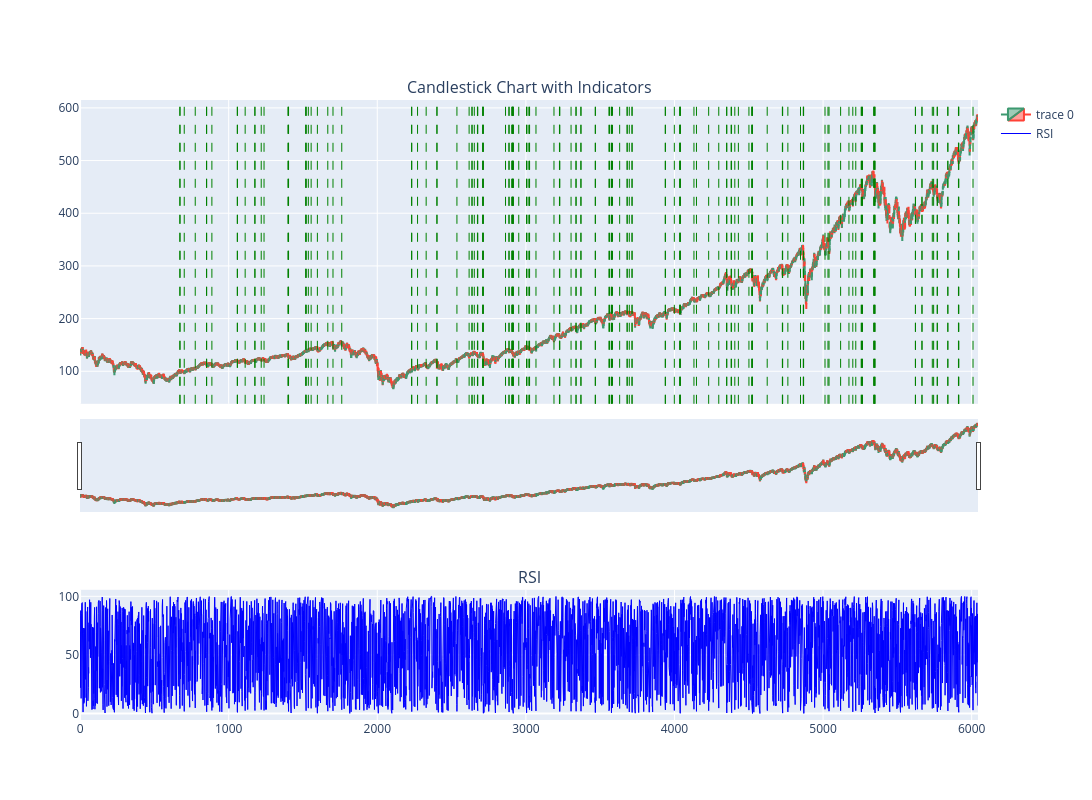

This figure's notebook cell:
### Code cell
stock = 'SPY'
startDate = '2000-01-01'
interval = '1d'  # Using 1-hour timeframe

# Import the data
df = import_data(stock, startDate, interval)

df = add_total_signal(df)

# Run the backtest
results = get_parameters(df)
print(results)
print(results['_trades'])
print_candles(df)
# print(df[df['rsi_signal'] != 0])
# test_full_strategy()

### Figure 1 — Plotly figure (JSON) as saved in the notebook; plotly's stock layout.template omitted (floating-point values rounded to 4 significant figures; data arrays with more than 128 entries replaced by an {"elided": "..."} marker saying what was removed)
{"data": [{"close": {"elided": "6043 float values"}, "high": {"elided": "6043 float values"}, "low": {"elided": "6043 float values"}, "open": {"elided": "6043 float values"}, "type": "candlestick", "x": {"elided": "6043 int values"}, "xaxis": "x", "yaxis": "y"}, {"line": {"color": "blue", "width": 1}, "name": "RSI", "type": "scatter", "x": {"elided": "6043 int values"}, "xaxis": "x2", "y": {"elided": "6043 float values"}, "yaxis": "y2"}], "layout": {"annotations": [{"font": {"size": 16}, "showarrow": false, "text": "Candlestick Chart with Indicators", "x": 0.5, "xanchor": "center", "xref": "paper", "y": 1, "yanchor": "bottom", "yref": "paper"}, {"font": {"size": 16}, "showarrow": false, "text": "RSI", "x": 0.5, "xanchor": "center", "xref": "paper", "y": 0.21, "yanchor": "bottom", "yref": "paper"}], "height": 800, "shapes": [{"line": {"color": "green", "dash": "dash", "width": 1}, "type": "line", "x0": 671, "x1": 671, "xref": "x", "y0": 0, "y1": 1, "yref": "y domain"}, {"line": {"color": "green", "dash": "dash", "width": 1}, "type": "line", "x0": 673, "x1": 673, "xref": "x", "y0": 0, "y1": 1, "yref": "y domain"}, {"line": {"color": "green", "dash": "dash", "width": 1}, "type": "line", "x0": 701, "x1": 701, "xref": "x", "y0": 0, "y1": 1, "yref": "y domain"}, {"line": {"color": "green", "dash": "dash", "width": 1}, "type": "line", "x0": 775, "x1": 775, "xref": "x", "y0": 0, "y1": 1, "yref": "y domain"}, {"line": {"color": "green", "dash": "dash", "width": 1}, "type": "line", "x0": 851, "x1": 851, "xref": "x", "y0": 0, "y1": 1, "yref": "y domain"}, {"line": {"color": "green", "dash": "dash", "width": 1}, "type": "line", "x0": 852, "x1": 852, "xref": "x", "y0": 0, "y1": 1, "yref": "y domain"}, {"line": {"color": "green", "dash": "dash", "width": 1}, "type": "line", "x0": 887, "x1": 887, "xref": "x", "y0": 0, "y1": 1, "yref": "y domain"}, {"line": {"color": "green", "dash": "dash", "width": 1}, "type": "line", "x0": 1058, "x1": 1058, "xref": "x", "y0": 0, "y1": 1, "yref": "y domain"}, {"line": {"color": "green", "dash": "dash", "width": 1}, "type": "line", "x0": 1059, "x1": 1059, "xref": "x", "y0": 0, "y1": 1, "yref": "y domain"}, {"line": {"color": "green", "dash": "dash", "width": 1}, "type": "line", "x0": 1111, "x1": 1111, "xref": "x", "y0": 0, "y1": 1, "yref": "y domain"}, {"line": {"color": "green", "dash": "dash", "width": 1}, "type": "line", "x0": 1176, "x1": 1176, "xref": "x", "y0": 0, "y1": 1, "yref": "y domain"}, {"line": {"color": "green", "dash": "dash", "width": 1}, "type": "line", "x0": 1177, "x1": 1177, "xref": "x", "y0": 0, "y1": 1, "yref": "y domain"}, {"line": {"color": "green", "dash": "dash", "width": 1}, "type": "line", "x0": 1219, "x1": 1219, "xref": "x", "y0": 0, "y1": 1, "yref": "y domain"}, {"line": {"color": "green", "dash": "dash", "width": 1}, "type": "line", "x0": 1238, "x1": 1238, "xref": "x", "y0": 0, "y1": 1, "yref": "y domain"}, {"line": {"color": "green", "dash": "dash", "width": 1}, "type": "line", "x0": 1399, "x1": 1399, "xref": "x", "y0": 0, "y1": 1, "yref": "y domain"}, {"line": {"color": "green", "dash": "dash", "width": 1}, "type": "line", "x0": 1402, "x1": 1402, "xref": "x", "y0": 0, "y1": 1, "yref": "y domain"}, {"line": {"color": "green", "dash": "dash", "width": 1}, "type": "line", "x0": 1403, "x1": 1403, "xref": "x", "y0": 0, "y1": 1, "yref": "y domain"}, {"line": {"color": "green", "dash": "dash", "width": 1}, "type": "line", "x0": 1519, "x1": 1519, "xref": "x", "y0": 0, "y1": 1, "yref": "y domain"}, {"line": {"color": "green", "dash": "dash", "width": 1}, "type": "line", "x0": 1520, "x1": 1520, "xref": "x", "y0": 0, "y1": 1, "yref": "y domain"}, {"line": {"color": "green", "dash": "dash", "width": 1}, "type": "line", "x0": 1521, "x1": 1521, "xref": "x", "y0": 0, "y1": 1, "yref": "y domain"}, {"line": {"color": "green", "dash": "dash", "width": 1}, "type": "line", "x0": 1536, "x1": 1536, "xref": "x", "y0": 0, "y1": 1, "yref": "y domain"}, {"line": {"color": "green", "dash": "dash", "width": 1}, "type": "line", "x0": 1555, "x1": 1555, "xref": "x", "y0": 0, "y1": 1, "yref": "y domain"}, {"line": {"color": "green", "dash": "dash", "width": 1}, "type": "line", "x0": 1597, "x1": 1597, "xref": "x", "y0": 0, "y1": 1, "yref": "y domain"}, {"line": {"color": "green", "dash": "dash", "width": 1}, "type": "line", "x0": 1667, "x1": 1667, "xref": "x", "y0": 0, "y1": 1, "yref": "y domain"}, {"line": {"color": "green", "dash": "dash", "width": 1}, "type": "line", "x0": 1702, "x1": 1702, "xref": "x", "y0": 0, "y1": 1, "yref": "y domain"}, {"line": {"color": "green", "dash": "dash", "width": 1}, "type": "line", "x0": 1761, "x1": 1761, "xref": "x", "y0": 0, "y1": 1, "yref": "y domain"}, {"line": {"color": "green", "dash": "dash", "width": 1}, "type": "line", "x0": 2231, "x1": 2231, "xref": "x", "y0": 0, "y1": 1, "yref": "y domain"}, {"line": {"color": "green", "dash": "dash", "width": 1}, "type": "line", "x0": 2232, "x1": 2232, "xref": "x", "y0": 0, "y1": 1, "yref": "y domain"}, {"line": {"color": "green", "dash": "dash", "width": 1}, "type": "line", "x0": 2271, "x1": 2271, "xref": "x", "y0": 0, "y1": 1, "yref": "y domain"}, {"line": {"color": "green", "dash": "dash", "width": 1}, "type": "line", "x0": 2329, "x1": 2329, "xref": "x", "y0": 0, "y1": 1, "yref": "y domain"}, {"line": {"color": "green", "dash": "dash", "width": 1}, "type": "line", "x0": 2401, "x1": 2401, "xref": "x", "y0": 0, "y1": 1, "yref": "y domain"}, {"line": {"color": "green", "dash": "dash", "width": 1}, "type": "line", "x0": 2402, "x1": 2402, "xref": "x", "y0": 0, "y1": 1, "yref": "y domain"}, {"line": {"color": "green", "dash": "dash", "width": 1}, "type": "line", "x0": 2536, "x1": 2536, "xref": "x", "y0": 0, "y1": 1, "yref": "y domain"}, {"line": {"color": "green", "dash": "dash", "width": 1}, "type": "line", "x0": 2618, "x1": 2618, "xref": "x", "y0": 0, "y1": 1, "yref": "y domain"}, {"line": {"color": "green", "dash": "dash", "width": 1}, "type": "line", "x0": 2637, "x1": 2637, "xref": "x", "y0": 0, "y1": 1, "yref": "y domain"}, {"line": {"color": "green", "dash": "dash", "width": 1}, "type": "line", "x0": 2638, "x1": 2638, "xref": "x", "y0": 0, "y1": 1, "yref": "y domain"}, {"line": {"color": "green", "dash": "dash", "width": 1}, "type": "line", "x0": 2653, "x1": 2653, "xref": "x", "y0": 0, "y1": 1, "yref": "y domain"}, {"line": {"color": "green", "dash": "dash", "width": 1}, "type": "line", "x0": 2674, "x1": 2674, "xref": "x", "y0": 0, "y1": 1, "yref": "y domain"}, {"line": {"color": "green", "dash": "dash", "width": 1}, "type": "line", "x0": 2675, "x1": 2675, "xref": "x", "y0": 0, "y1": 1, "yref": "y domain"}, {"line": {"color": "green", "dash": "dash", "width": 1}, "type": "line", "x0": 2676, "x1": 2676, "xref": "x", "y0": 0, "y1": 1, "yref": "y domain"}, {"line": {"color": "green", "dash": "dash", "width": 1}, "type": "line", "x0": 2710, "x1": 2710, "xref": "x", "y0": 0, "y1": 1, "yref": "y domain"}, {"line": {"color": "green", "dash": "dash", "width": 1}, "type": "line", "x0": 2711, "x1": 2711, "xref": "x", "y0": 0, "y1": 1, "yref": "y domain"}, {"line": {"color": "green", "dash": "dash", "width": 1}, "type": "line", "x0": 2712, "x1": 2712, "xref": "x", "y0": 0, "y1": 1, "yref": "y domain"}, {"line": {"color": "green", "dash": "dash", "width": 1}, "type": "line", "x0": 2713, "x1": 2713, "xref": "x", "y0": 0, "y1": 1, "yref": "y domain"}, {"line": {"color": "green", "dash": "dash", "width": 1}, "type": "line", "x0": 2863, "x1": 2863, "xref": "x", "y0": 0, "y1": 1, "yref": "y domain"}, {"line": {"color": "green", "dash": "dash", "width": 1}, "type": "line", "x0": 2886, "x1": 2886, "xref": "x", "y0": 0, "y1": 1, "yref": "y domain"}, {"line": {"color": "green", "dash": "dash", "width": 1}, "type": "line", "x0": 2887, "x1": 2887, "xref": "x", "y0": 0, "y1": 1, "yref": "y domain"}, {"line": {"color": "green", "dash": "dash", "width": 1}, "type": "line", "x0": 2905, "x1": 2905, "xref": "x", "y0": 0, "y1": 1, "yref": "y domain"}, {"line": {"color": "green", "dash": "dash", "width": 1}, "type": "line", "x0": 2908, "x1": 2908, "xref": "x", "y0": 0, "y1": 1, "yref": "y domain"}, {"line": {"color": "green", "dash": "dash", "width": 1}, "type": "line", "x0": 2911, "x1": 2911, "xref": "x", "y0": 0, "y1": 1, "yref": "y domain"}, {"line": {"color": "green", "dash": "dash", "width": 1}, "type": "line", "x0": 2912, "x1": 2912, "xref": "x", "y0": 0, "y1": 1, "yref": "y domain"}, {"line": {"color": "green", "dash": "dash", "width": 1}, "type": "line", "x0": 2913, "x1": 2913, "xref": "x", "y0": 0, "y1": 1, "yref": "y domain"}, {"line": {"color": "green", "dash": "dash", "width": 1}, "type": "line", "x0": 2914, "x1": 2914, "xref": "x", "y0": 0, "y1": 1, "yref": "y domain"}, {"line": {"color": "green", "dash": "dash", "width": 1}, "type": "line", "x0": 2915, "x1": 2915, "xref": "x", "y0": 0, "y1": 1, "yref": "y domain"}, {"line": {"color": "green", "dash": "dash", "width": 1}, "type": "line", "x0": 2952, "x1": 2952, "xref": "x", "y0": 0, "y1": 1, "yref": "y domain"}, {"line": {"color": "green", "dash": "dash", "width": 1}, "type": "line", "x0": 3004, "x1": 3004, "xref": "x", "y0": 0, "y1": 1, "yref": "y domain"}, {"line": {"color": "green", "dash": "dash", "width": 1}, "type": "line", "x0": 3005, "x1": 3005, "xref": "x", "y0": 0, "y1": 1, "yref": "y domain"}, {"line": {"color": "green", "dash": "dash", "width": 1}, "type": "line", "x0": 3015, "x1": 3015, "xref": "x", "y0": 0, "y1": 1, "yref": "y domain"}, {"line": {"color": "green", "dash": "dash", "width": 1}, "type": "line", "x0": 3024, "x1": 3024, "xref": "x", "y0": 0, "y1": 1, "yref": "y domain"}, {"line": {"color": "green", "dash": "dash", "width": 1}, "type": "line", "x0": 3025, "x1": 3025, "xref": "x", "y0": 0, "y1": 1, "yref": "y domain"}, {"line": {"color": "green", "dash": "dash", "width": 1}, "type": "line", "x0": 3068, "x1": 3068, "xref": "x", "y0": 0, "y1": 1, "yref": "y domain"}, {"line": {"color": "green", "dash": "dash", "width": 1}, "type": "line", "x0": 3189, "x1": 3189, "xref": "x", "y0": 0, "y1": 1, "yref": "y domain"}, {"line": {"color": "green", "dash": "dash", "width": 1}, "type": "line", "x0": 3226, "x1": 3226, "xref": "x", "y0": 0, "y1": 1, "yref": "y domain"}, {"line": {"color": "green", "dash": "dash", "width": 1}, "type": "line", "x0": 3227, "x1": 3227, "xref": "x", "y0": 0, "y1": 1, "yref": "y domain"}, {"line": {"color": "green", "dash": "dash", "width": 1}, "type": "line", "x0": 3228, "x1": 3228, "xref": "x", "y0": 0, "y1": 1, "yref": "y domain"}, {"line": {"color": "green", "dash": "dash", "width": 1}, "type": "line", "x0": 3304, "x1": 3304, "xref": "x", "y0": 0, "y1": 1, "yref": "y domain"}, {"line": {"color": "green", "dash": "dash", "width": 1}, "type": "line", "x0": 3337, "x1": 3337, "xref": "x", "y0": 0, "y1": 1, "yref": "y domain"}, {"line": {"color": "green", "dash": "dash", "width": 1}, "type": "line", "x0": 3338, "x1": 3338, "xref": "x", "y0": 0, "y1": 1, "yref": "y domain"}, {"line": {"color": "green", "dash": "dash", "width": 1}, "type": "line", "x0": 3370, "x1": 3370, "xref": "x", "y0": 0, "y1": 1, "yref": "y domain"}, {"line": {"color": "green", "dash": "dash", "width": 1}, "type": "line", "x0": 3371, "x1": 3371, "xref": "x", "y0": 0, "y1": 1, "yref": "y domain"}, {"line": {"color": "green", "dash": "dash", "width": 1}, "type": "line", "x0": 3467, "x1": 3467, "xref": "x", "y0": 0, "y1": 1, "yref": "y domain"}, {"line": {"color": "green", "dash": "dash", "width": 1}, "type": "line", "x0": 3468, "x1": 3468, "xref": "x", "y0": 0, "y1": 1, "yref": "y domain"}, {"line": {"color": "green", "dash": "dash", "width": 1}, "type": "line", "x0": 3559, "x1": 3559, "xref": "x", "y0": 0, "y1": 1, "yref": "y domain"}, {"line": {"color": "green", "dash": "dash", "width": 1}, "type": "line", "x0": 3563, "x1": 3563, "xref": "x", "y0": 0, "y1": 1, "yref": "y domain"}, {"line": {"color": "green", "dash": "dash", "width": 1}, "type": "line", "x0": 3575, "x1": 3575, "xref": "x", "y0": 0, "y1": 1, "yref": "y domain"}, {"line": {"color": "green", "dash": "dash", "width": 1}, "type": "line", "x0": 3576, "x1": 3576, "xref": "x", "y0": 0, "y1": 1, "yref": "y domain"}, {"line": {"color": "green", "dash": "dash", "width": 1}, "type": "line", "x0": 3583, "x1": 3583, "xref": "x", "y0": 0, "y1": 1, "yref": "y domain"}, {"line": {"color": "green", "dash": "dash", "width": 1}, "type": "line", "x0": 3631, "x1": 3631, "xref": "x", "y0": 0, "y1": 1, "yref": "y domain"}, {"line": {"color": "green", "dash": "dash", "width": 1}, "type": "line", "x0": 3681, "x1": 3681, "xref": "x", "y0": 0, "y1": 1, "yref": "y domain"}, {"line": {"color": "green", "dash": "dash", "width": 1}, "type": "line", "x0": 3682, "x1": 3682, "xref": "x", "y0": 0, "y1": 1, "yref": "y domain"}, {"line": {"color": "green", "dash": "dash", "width": 1}, "type": "line", "x0": 3696, "x1": 3696, "xref": "x", "y0": 0, "y1": 1, "yref": "y domain"}, {"line": {"color": "green", "dash": "dash", "width": 1}, "type": "line", "x0": 3714, "x1": 3714, "xref": "x", "y0": 0, "y1": 1, "yref": "y domain"}, {"line": {"color": "green", "dash": "dash", "width": 1}, "type": "line", "x0": 3715, "x1": 3715, "xref": "x", "y0": 0, "y1": 1, "yref": "y domain"}, {"line": {"color": "green", "dash": "dash", "width": 1}, "type": "line", "x0": 3938, "x1": 3938, "xref": "x", "y0": 0, "y1": 1, "yref": "y domain"}, {"line": {"color": "green", "dash": "dash", "width": 1}, "type": "line", "x0": 3939, "x1": 3939, "xref": "x", "y0": 0, "y1": 1, "yref": "y domain"}, {"line": {"color": "green", "dash": "dash", "width": 1}, "type": "line", "x0": 3999, "x1": 3999, "xref": "x", "y0": 0, "y1": 1, "yref": "y domain"}, {"line": {"color": "green", "dash": "dash", "width": 1}, "type": "line", "x0": 4036, "x1": 4036, "xref": "x", "y0": 0, "y1": 1, "yref": "y domain"}, {"line": {"color": "green", "dash": "dash", "width": 1}, "type": "line", "x0": 4037, "x1": 4037, "xref": "x", "y0": 0, "y1": 1, "yref": "y domain"}, {"line": {"color": "green", "dash": "dash", "width": 1}, "type": "line", "x0": 4038, "x1": 4038, "xref": "x", "y0": 0, "y1": 1, "yref": "y domain"}, {"line": {"color": "green", "dash": "dash", "width": 1}, "type": "line", "x0": 4039, "x1": 4039, "xref": "x", "y0": 0, "y1": 1, "yref": "y domain"}, {"line": {"color": "green", "dash": "dash", "width": 1}, "type": "line", "x0": 4131, "x1": 4131, "xref": "x", "y0": 0, "y1": 1, "yref": "y domain"}, {"line": {"color": "green", "dash": "dash", "width": 1}, "type": "line", "x0": 4148, "x1": 4148, "xref": "x", "y0": 0, "y1": 1, "yref": "y domain"}, {"line": {"color": "green", "dash": "dash", "width": 1}, "type": "line", "x0": 4230, "x1": 4230, "xref": "x", "y0": 0, "y1": 1, "yref": "y domain"}, {"line": {"color": "green", "dash": "dash", "width": 1}, "type": "line", "x0": 4298, "x1": 4298, "xref": "x", "y0": 0, "y1": 1, "yref": "y domain"}, {"line": {"color": "green", "dash": "dash", "width": 1}, "type": "line", "x0": 4351, "x1": 4351, "xref": "x", "y0": 0, "y1": 1, "yref": "y domain"}, {"line": {"color": "green", "dash": "dash", "width": 1}, "type": "line", "x0": 4352, "x1": 4352, "xref": "x", "y0": 0, "y1": 1, "yref": "y domain"}, {"line": {"color": "green", "dash": "dash", "width": 1}, "type": "line", "x0": 4381, "x1": 4381, "xref": "x", "y0": 0, "y1": 1, "yref": "y domain"}, {"line": {"color": "green", "dash": "dash", "width": 1}, "type": "line", "x0": 4384, "x1": 4384, "xref": "x", "y0": 0, "y1": 1, "yref": "y domain"}, {"line": {"color": "green", "dash": "dash", "width": 1}, "type": "line", "x0": 4406, "x1": 4406, "xref": "x", "y0": 0, "y1": 1, "yref": "y domain"}, {"line": {"color": "green", "dash": "dash", "width": 1}, "type": "line", "x0": 4430, "x1": 4430, "xref": "x", "y0": 0, "y1": 1, "yref": "y domain"}, {"line": {"color": "green", "dash": "dash", "width": 1}, "type": "line", "x0": 4501, "x1": 4501, "xref": "x", "y0": 0, "y1": 1, "yref": "y domain"}, {"line": {"color": "green", "dash": "dash", "width": 1}, "type": "line", "x0": 4521, "x1": 4521, "xref": "x", "y0": 0, "y1": 1, "yref": "y domain"}, {"line": {"color": "green", "dash": "dash", "width": 1}, "type": "line", "x0": 4522, "x1": 4522, "xref": "x", "y0": 0, "y1": 1, "yref": "y domain"}, {"line": {"color": "green", "dash": "dash", "width": 1}, "type": "line", "x0": 4523, "x1": 4523, "xref": "x", "y0": 0, "y1": 1, "yref": "y domain"}, {"line": {"color": "green", "dash": "dash", "width": 1}, "type": "line", "x0": 4524, "x1": 4524, "xref": "x", "y0": 0, "y1": 1, "yref": "y domain"}, {"line": {"color": "green", "dash": "dash", "width": 1}, "type": "line", "x0": 4624, "x1": 4624, "xref": "x", "y0": 0, "y1": 1, "yref": "y domain"}, {"line": {"color": "green", "dash": "dash", "width": 1}, "type": "line", "x0": 4726, "x1": 4726, "xref": "x", "y0": 0, "y1": 1, "yref": "y domain"}, {"line": {"color": "green", "dash": "dash", "width": 1}, "type": "line", "x0": 4727, "x1": 4727, "xref": "x", "y0": 0, "y1": 1, "yref": "y domain"}, {"line": {"color": "green", "dash": "dash", "width": 1}, "type": "line", "x0": 4728, "x1": 4728, "xref": "x", "y0": 0, "y1": 1, "yref": "y domain"}, {"line": {"color": "green", "dash": "dash", "width": 1}, "type": "line", "x0": 4763, "x1": 4763, "xref": "x", "y0": 0, "y1": 1, "yref": "y domain"}, {"line": {"color": "green", "dash": "dash", "width": 1}, "type": "line", "x0": 4848, "x1": 4848, "xref": "x", "y0": 0, "y1": 1, "yref": "y domain"}, {"line": {"color": "green", "dash": "dash", "width": 1}, "type": "line", "x0": 4867, "x1": 4867, "xref": "x", "y0": 0, "y1": 1, "yref": "y domain"}, {"line": {"color": "green", "dash": "dash", "width": 1}, "type": "line", "x0": 4868, "x1": 4868, "xref": "x", "y0": 0, "y1": 1, "yref": "y domain"}, {"line": {"color": "green", "dash": "dash", "width": 1}, "type": "line", "x0": 4869, "x1": 4869, "xref": "x", "y0": 0, "y1": 1, "yref": "y domain"}, {"line": {"color": "green", "dash": "dash", "width": 1}, "type": "line", "x0": 5013, "x1": 5013, "xref": "x", "y0": 0, "y1": 1, "yref": "y domain"}, {"line": {"color": "green", "dash": "dash", "width": 1}, "type": "line", "x0": 5033, "x1": 5033, "xref": "x", "y0": 0, "y1": 1, "yref": "y domain"}, {"line": {"color": "green", "dash": "dash", "width": 1}, "type": "line", "x0": 5040, "x1": 5040, "xref": "x", "y0": 0, "y1": 1, "yref": "y domain"}, {"line": {"color": "green", "dash": "dash", "width": 1}, "type": "line", "x0": 5118, "x1": 5118, "xref": "x", "y0": 0, "y1": 1, "yref": "y domain"}, {"line": {"color": "green", "dash": "dash", "width": 1}, "type": "line", "x0": 5174, "x1": 5174, "xref": "x", "y0": 0, "y1": 1, "yref": "y domain"}, {"line": {"color": "green", "dash": "dash", "width": 1}, "type": "line", "x0": 5200, "x1": 5200, "xref": "x", "y0": 0, "y1": 1, "yref": "y domain"}, {"line": {"color": "green", "dash": "dash", "width": 1}, "type": "line", "x0": 5220, "x1": 5220, "xref": "x", "y0": 0, "y1": 1, "yref": "y domain"}, {"line": {"color": "green", "dash": "dash", "width": 1}, "type": "line", "x0": 5257, "x1": 5257, "xref": "x", "y0": 0, "y1": 1, "yref": "y domain"}, {"line": {"color": "green", "dash": "dash", "width": 1}, "type": "line", "x0": 5258, "x1": 5258, "xref": "x", "y0": 0, "y1": 1, "yref": "y domain"}, {"line": {"color": "green", "dash": "dash", "width": 1}, "type": "line", "x0": 5264, "x1": 5264, "xref": "x", "y0": 0, "y1": 1, "yref": "y domain"}, {"line": {"color": "green", "dash": "dash", "width": 1}, "type": "line", "x0": 5265, "x1": 5265, "xref": "x", "y0": 0, "y1": 1, "yref": "y domain"}, {"line": {"color": "green", "dash": "dash", "width": 1}, "type": "line", "x0": 5341, "x1": 5341, "xref": "x", "y0": 0, "y1": 1, "yref": "y domain"}, {"line": {"color": "green", "dash": "dash", "width": 1}, "type": "line", "x0": 5342, "x1": 5342, "xref": "x", "y0": 0, "y1": 1, "yref": "y domain"}, {"line": {"color": "green", "dash": "dash", "width": 1}, "type": "line", "x0": 5347, "x1": 5347, "xref": "x", "y0": 0, "y1": 1, "yref": "y domain"}, {"line": {"color": "green", "dash": "dash", "width": 1}, "type": "line", "x0": 5348, "x1": 5348, "xref": "x", "y0": 0, "y1": 1, "yref": "y domain"}, {"line": {"color": "green", "dash": "dash", "width": 1}, "type": "line", "x0": 5349, "x1": 5349, "xref": "x", "y0": 0, "y1": 1, "yref": "y domain"}, {"line": {"color": "green", "dash": "dash", "width": 1}, "type": "line", "x0": 5621, "x1": 5621, "xref": "x", "y0": 0, "y1": 1, "yref": "y domain"}, {"line": {"color": "green", "dash": "dash", "width": 1}, "type": "line", "x0": 5622, "x1": 5622, "xref": "x", "y0": 0, "y1": 1, "yref": "y domain"}, {"line": {"color": "green", "dash": "dash", "width": 1}, "type": "line", "x0": 5665, "x1": 5665, "xref": "x", "y0": 0, "y1": 1, "yref": "y domain"}, {"line": {"color": "green", "dash": "dash", "width": 1}, "type": "line", "x0": 5666, "x1": 5666, "xref": "x", "y0": 0, "y1": 1, "yref": "y domain"}, {"line": {"color": "green", "dash": "dash", "width": 1}, "type": "line", "x0": 5735, "x1": 5735, "xref": "x", "y0": 0, "y1": 1, "yref": "y domain"}, {"line": {"color": "green", "dash": "dash", "width": 1}, "type": "line", "x0": 5744, "x1": 5744, "xref": "x", "y0": 0, "y1": 1, "yref": "y domain"}, {"line": {"color": "green", "dash": "dash", "width": 1}, "type": "line", "x0": 5768, "x1": 5768, "xref": "x", "y0": 0, "y1": 1, "yref": "y domain"}, {"line": {"color": "green", "dash": "dash", "width": 1}, "type": "line", "x0": 5769, "x1": 5769, "xref": "x", "y0": 0, "y1": 1, "yref": "y domain"}, {"line": {"color": "green", "dash": "dash", "width": 1}, "type": "line", "x0": 5839, "x1": 5839, "xref": "x", "y0": 0, "y1": 1, "yref": "y domain"}, {"line": {"color": "green", "dash": "dash", "width": 1}, "type": "line", "x0": 5840, "x1": 5840, "xref": "x", "y0": 0, "y1": 1, "yref": "y domain"}, {"line": {"color": "green", "dash": "dash", "width": 1}, "type": "line", "x0": 5911, "x1": 5911, "xref": "x", "y0": 0, "y1": 1, "yref": "y domain"}, {"line": {"color": "green", "dash": "dash", "width": 1}, "type": "line", "x0": 5912, "x1": 5912, "xref": "x", "y0": 0, "y1": 1, "yref": "y domain"}, {"line": {"color": "green", "dash": "dash", "width": 1}, "type": "line", "x0": 5913, "x1": 5913, "xref": "x", "y0": 0, "y1": 1, "yref": "y domain"}, {"line": {"color": "green", "dash": "dash", "width": 1}, "type": "line", "x0": 6009, "x1": 6009, "xref": "x", "y0": 0, "y1": 1, "yref": "y domain"}], "width": 1200, "xaxis": {"anchor": "y", "domain": [0, 1], "matches": "x2", "showticklabels": false}, "xaxis2": {"anchor": "y2", "domain": [0, 1]}, "yaxis": {"anchor": "x", "domain": [0.51, 1]}, "yaxis2": {"anchor": "x2", "domain": [0, 0.21]}}}
